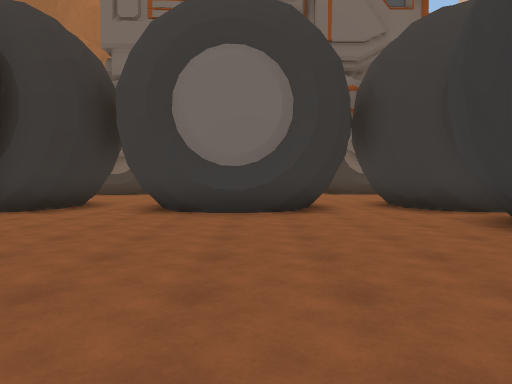
View 1 (above)

21 first-person views from a walk through a Unity game level. The camera is 1.4 m above the floor, tilts 2° down and sees 75° across. The floor is counted in squares, 2 m on a side. Each view is taken from the middle of a square. On the plan, view 1 faces up. The plan holds only what a view shows up to about 10 squares ahead; the rest is blank. The place goes on beyond the plan. The player character is not drawn.

View 2
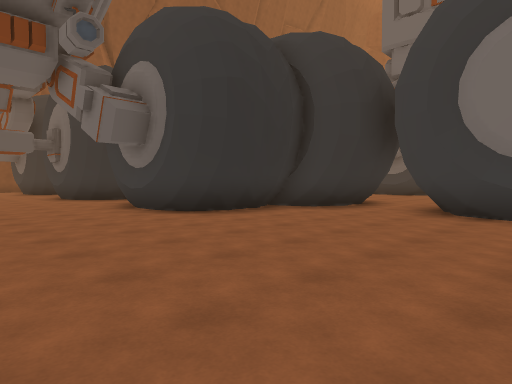

View 3
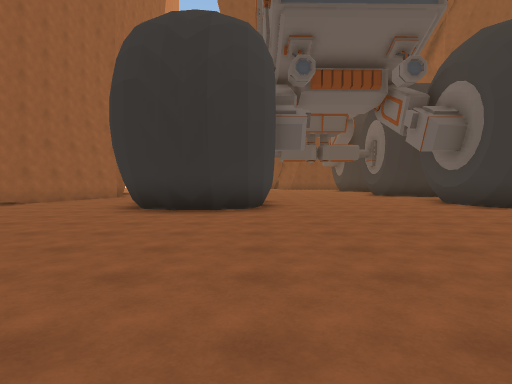

View 4
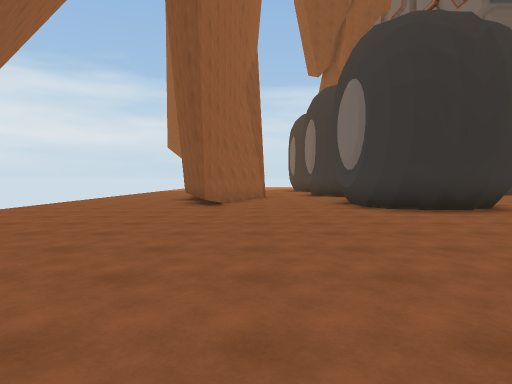

View 5
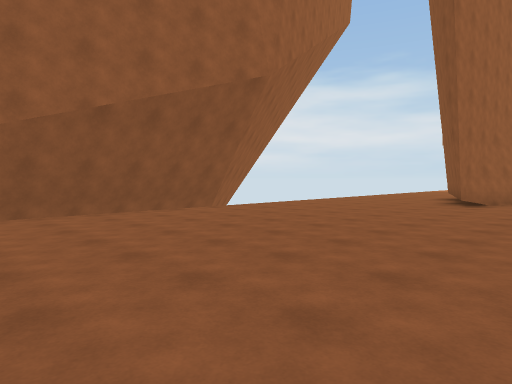

View 6
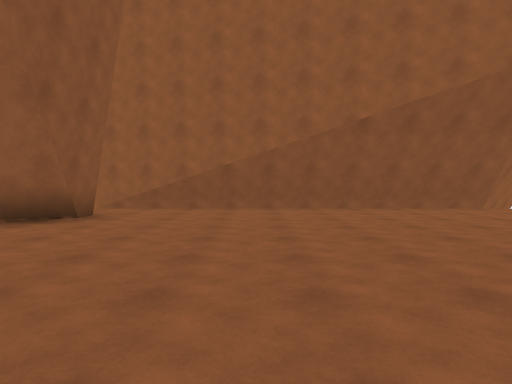

View 7
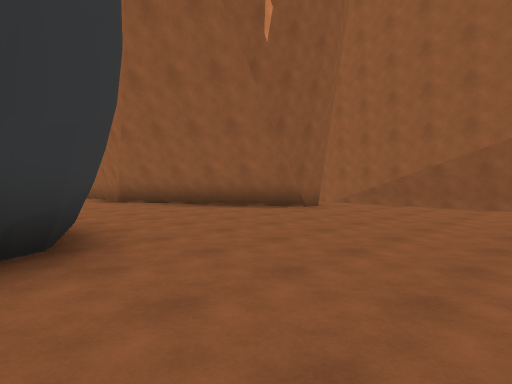

View 8
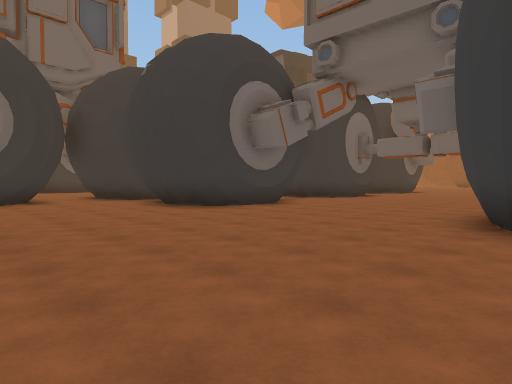

View 9
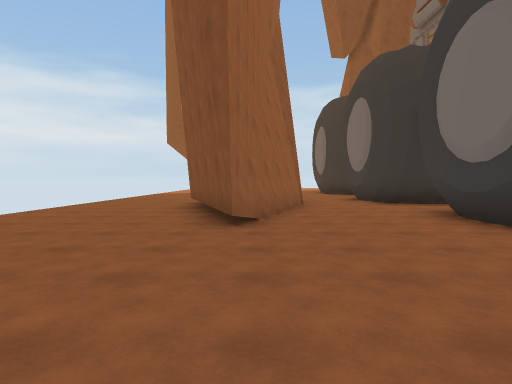

View 10
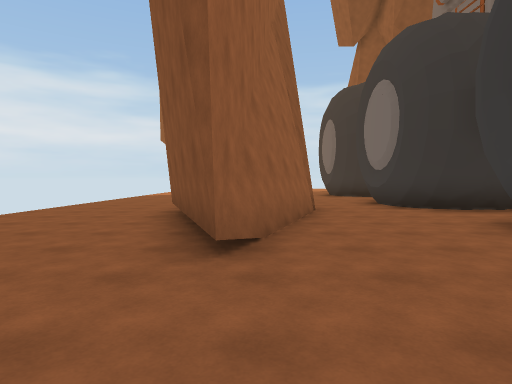

View 11
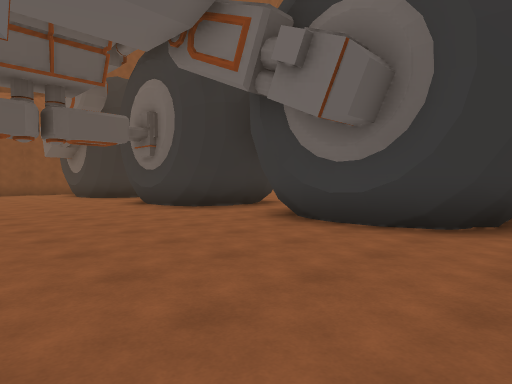

View 12
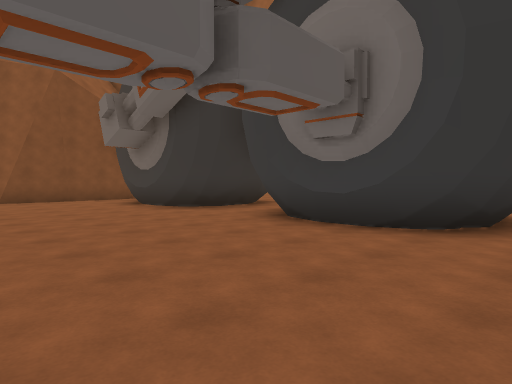

View 13
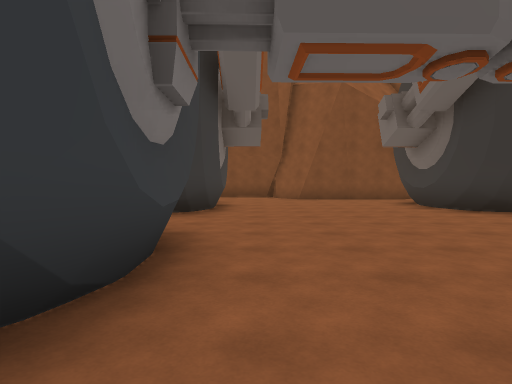

View 14
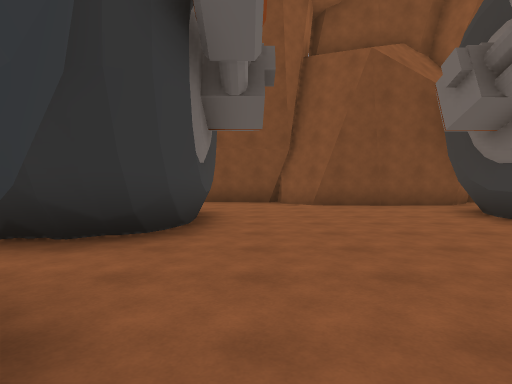

View 15
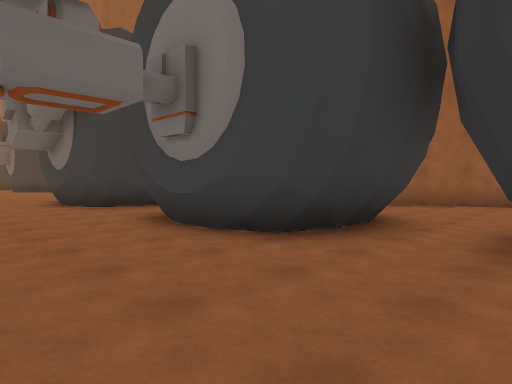

View 16
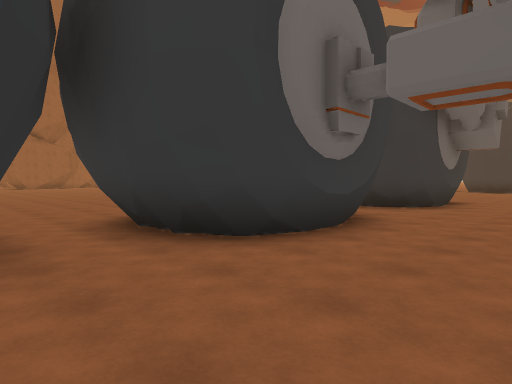

View 17
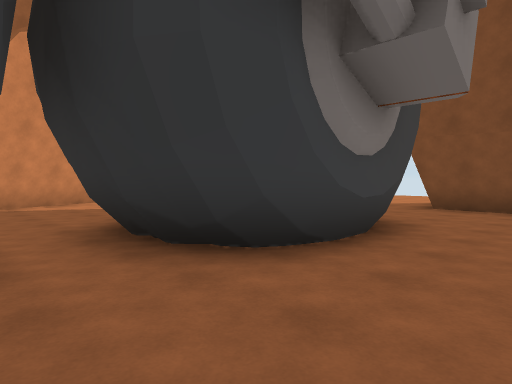

View 18
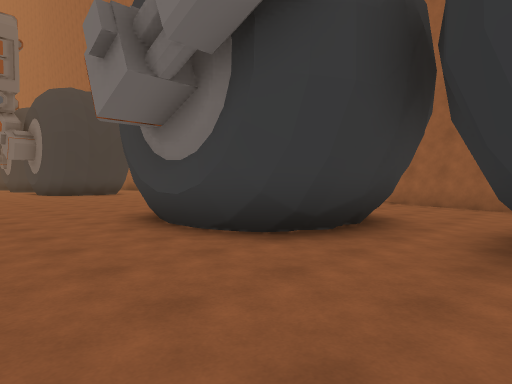

View 19
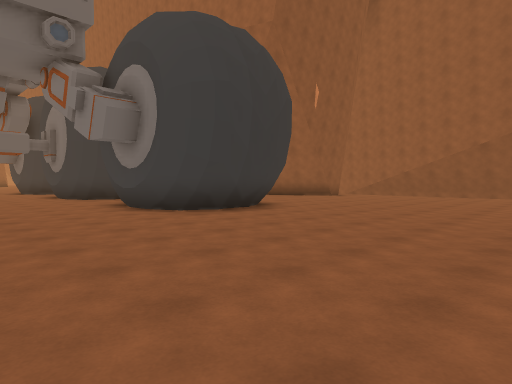

View 20
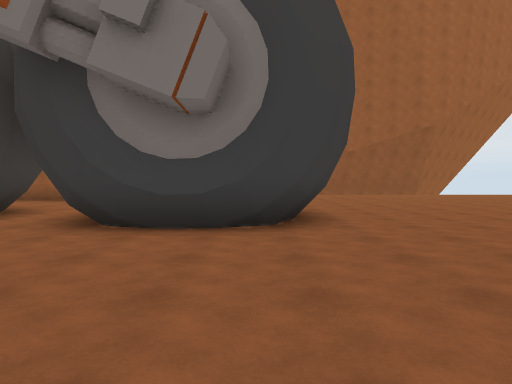

View 21
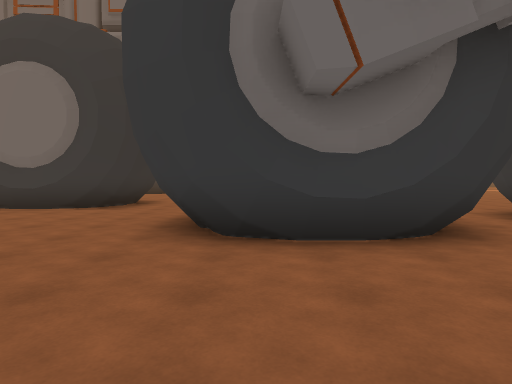

### Floor plan
Key: @ floor where view 1 was taken; # wall or solid block; x gap in a wall; . floor; T thing the floor can be seen under or through.
Columns run from 25 left of view 1 to 8 right of it. Each row starts with its distance up from view 1.
 12          ..
 11         ....
 10         ....
  9         ...         ##    ####
  8         ...         ####  ####
  7         .          ##..####..##
  6        #.#   #.    #.........#
  5  ##    #.#   #.#   #.........#
  4   ######.#####.#####.........#
  3   #..........................#####
  2   #...............................
  1  ##...............................
  0 ##.......................@........
 -1 #.................................
 -2 #...####..####..####..............
 -3 #..    #.##  #TTT  ##........#####
 -4        #x#   #TTT  ##........#
 -5         .  ###..T###.........#
 -6        ......................##
 -7       ............................
 -8       .....  ##...................
 -9       ...###  #####...............
-10       .###    ####................
-11       ##      #.................##
-12            .....................#
-13            .....................#
-14            ......... .########...
-15                      ############

Where each view was taken, in squares from view 1:
view 1: 0 up, 0 right, facing up
view 2: 0 up, 0 right, facing up-left
view 3: 2 down, 2 right, facing left
view 4: 8 down, 2 right, facing left
view 5: 7 down, 3 right, facing down-left
view 6: 6 down, 3 right, facing down
view 7: 5 down, 1 right, facing down-right
view 8: 4 down, 1 left, facing up-right
view 9: 9 down, 2 left, facing left
view 10: 9 down, 4 left, facing left
view 11: 1 down, 5 left, facing up-left
view 12: 1 down, 11 left, facing up-left
view 13: 1 down, 11 left, facing left
view 14: 1 down, 14 left, facing left
view 15: 1 up, 18 left, facing down-right
view 16: 1 up, 18 left, facing up-right
view 17: 0 up, 16 left, facing down-left
view 18: 1 up, 12 left, facing down-right
view 19: 1 up, 2 left, facing down-right
view 20: 2 up, 5 right, facing down
view 21: 1 down, 5 right, facing up
